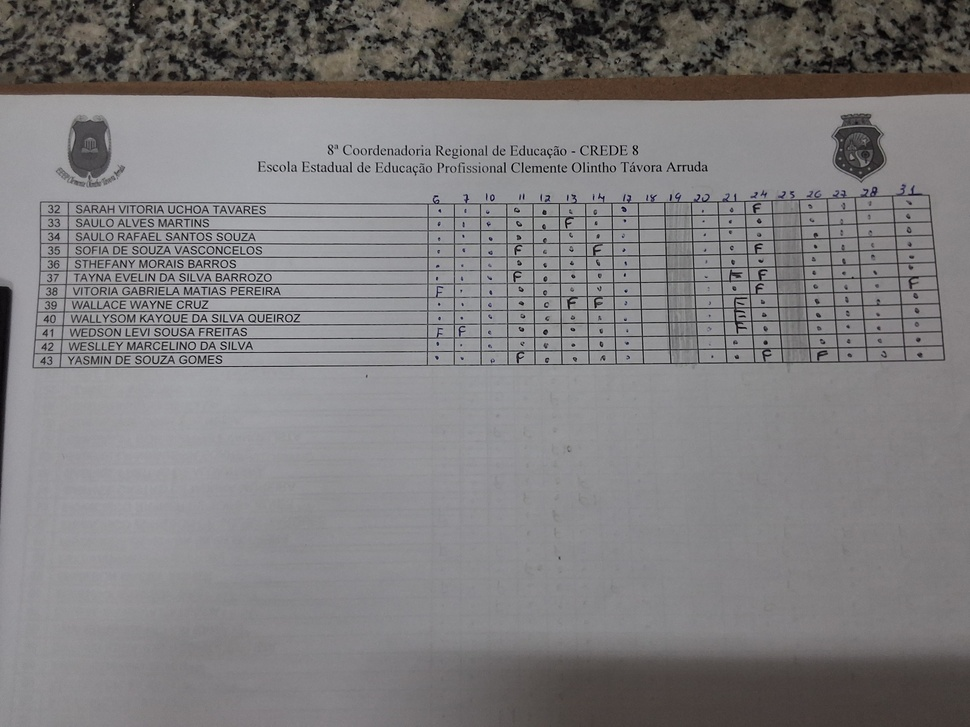
#> input picture img/folha_teste_1 (1).jpg, 970 x 727 px, shrunk from 3264 x 2448 before the run
$ python -i classificador_celulas.py   (imports and definitions only)
#> lines starting #> are read from the running program, lines starting #| are printed output that depends on the picture; after the words box and inside, x2 and y2 are one past the last pixel; in counts of white or black regions, pixels touching at a corner belong together
#> further down, picture is the input picture: shape (727, 970, 3); mean B, G, R 125.8, 124.6, 126.6

import cv2
import numpy as np


# ==================================================
# 1. PRÉ-PROCESSAMENTO DAS CÉLULAS
# ==================================================

def preprocessar_celula(imagem_celula, margem=2):
    """
    Prepara uma célula para análise das marcações.

    Etapas:
        1. Conversão para tons de cinza
        2. Remoção de bordas
        3. Suavização
        4. Binarização

    Retorna:
        Imagem binária com as marcações em branco
        e o fundo em preto.
    """
#> called with margem = 2

    # ----------------------------------------------
    # 1.1. Conversão para escala de cinza
    # ----------------------------------------------

    if imagem_celula.ndim == 3:

        imagem_cinza = cv2.cvtColor(
            imagem_celula,
            cv2.COLOR_BGR2GRAY
        )

    else:
        imagem_cinza = imagem_celula.copy()

    # ----------------------------------------------
    # 1.2. Remoção de bordas
    # ----------------------------------------------

    altura, largura = imagem_cinza.shape
#> altura = 727; largura = 970

    if altura > 2 * margem and largura > 2 * margem:

        imagem_cinza = imagem_cinza[
            margem:altura - margem,
            margem:largura - margem
        ]
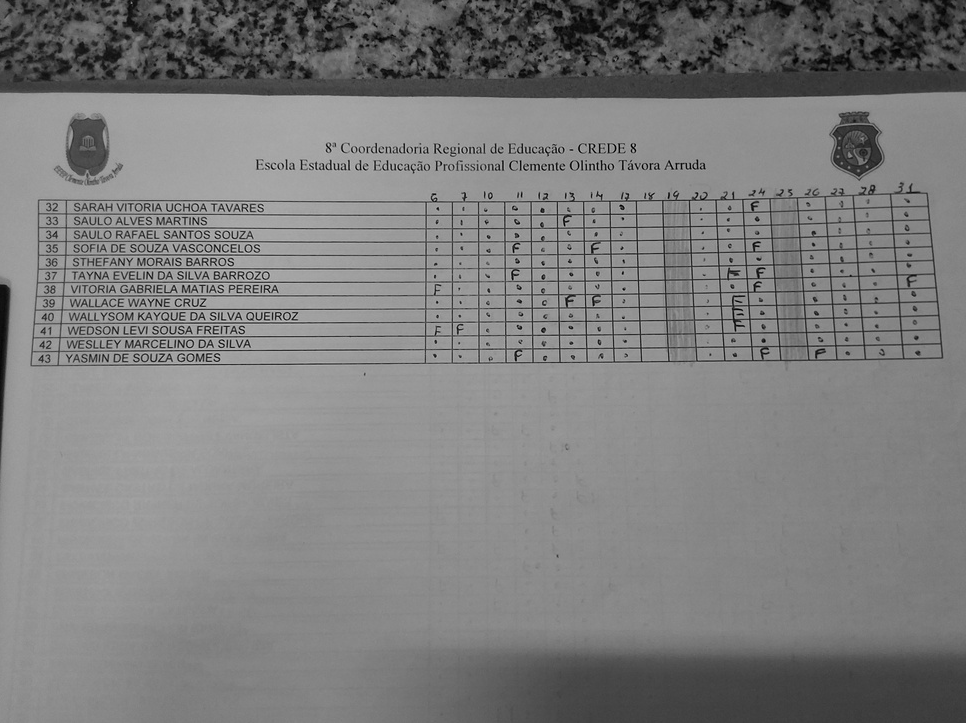
#> imagem_cinza: shape (723, 966); min 0, max 206, mean 125.7

    # ----------------------------------------------
    # 1.3. Suavização da imagem
    # ----------------------------------------------

    imagem_suavizada = cv2.GaussianBlur(
        imagem_cinza,
        (3, 3),
        0
    )

    # ----------------------------------------------
    # 1.4. Binarização pelo método de Otsu
    # ----------------------------------------------

    _, imagem_binaria = cv2.threshold(
        imagem_suavizada,
        0,
        255,
        cv2.THRESH_BINARY_INV + cv2.THRESH_OTSU
    )
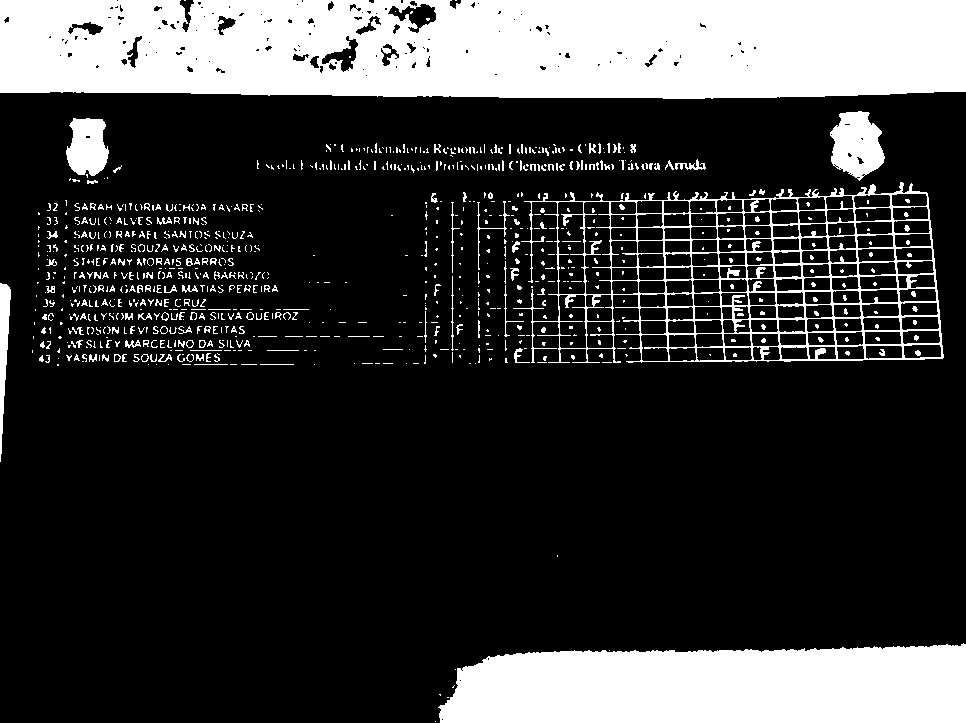
#> imagem_binaria: shape (723, 966); 22.4% white; 928 white regions (729 under 20 px), largest, box (x1, y1, x2, y2) and area: (0, 0, 966, 99) 89041, (438, 643, 966, 723) 37134, (513, 182, 944, 363) 13273

    return imagem_binaria

# [72 lines left out: function analisar_componentes, not called in this run]

>>> import cv2
>>> picture = cv2.imread('../img/folha_teste_1 (1).jpg')
>>> result = preprocessar_celula(picture)

$ run again, on img/folha_teste_1 (2).jpg
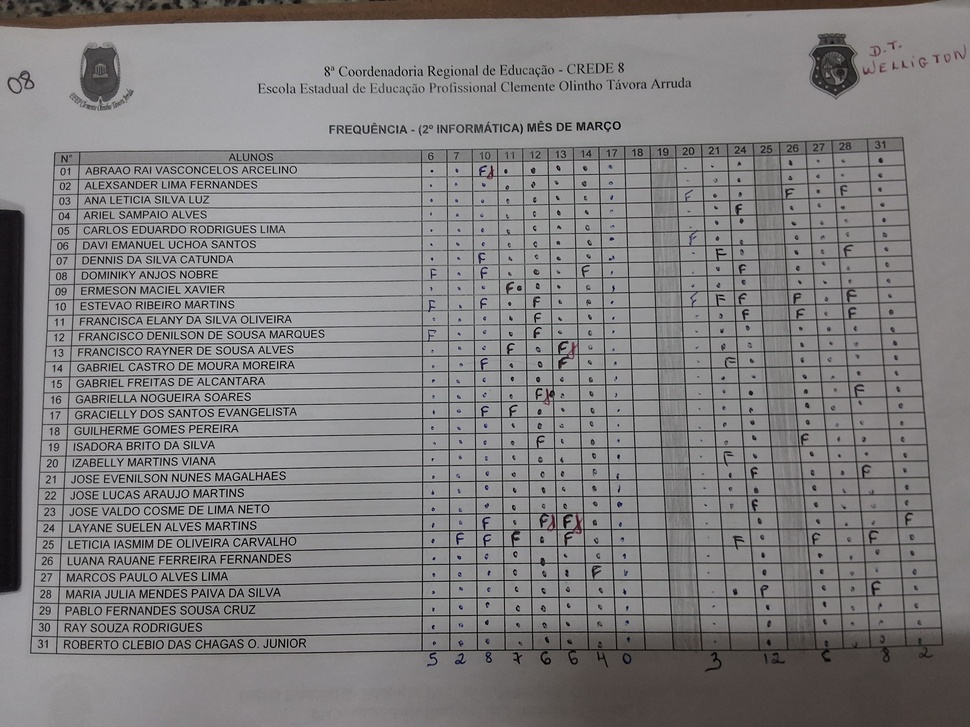
#> input picture img/folha_teste_1 (2).jpg, 970 x 727 px, shrunk from 3264 x 2448 before the run
#> picture is the input picture: shape (727, 970, 3); mean B, G, R 128.2, 127.6, 129.5
#> in preprocessar_celula, `imagem_cinza = imagem_cinza[ margem:altura - margem, margem:largura - ..`:
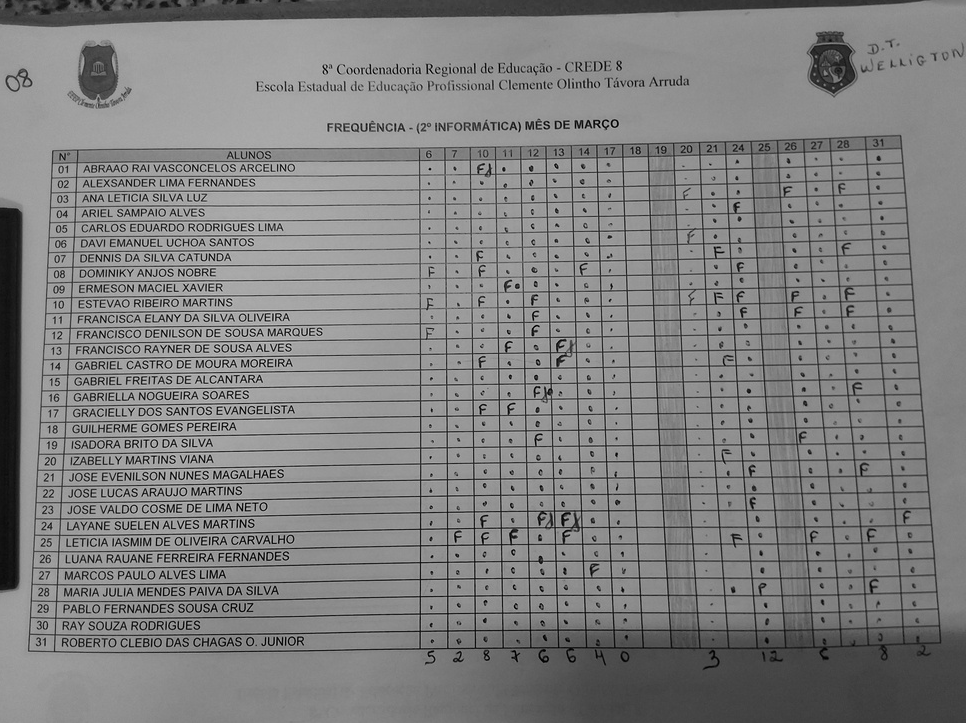
#> imagem_cinza: shape (723, 966); min 0, max 219, mean 128.6
#> in preprocessar_celula, `_, imagem_binaria = cv2.threshold( imagem_suavizada, 0, 255, cv2.THRES..`:
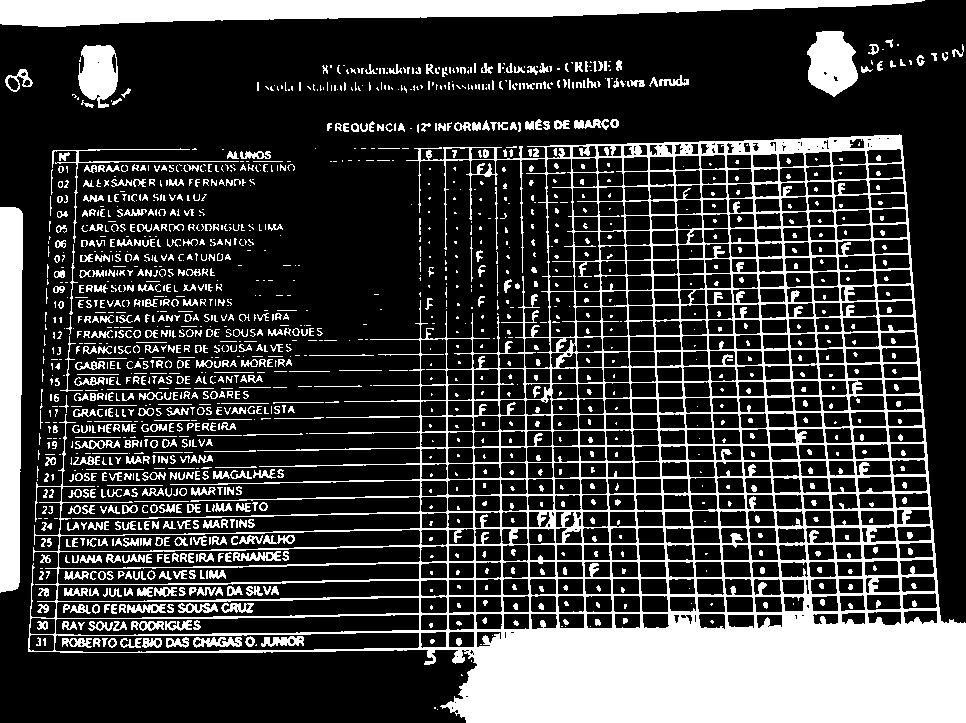
#> imagem_binaria: shape (723, 966); 24.5% white; 1543 white regions (883 under 20 px), largest, box (x1, y1, x2, y2) and area: (28, 134, 966, 723) 107357, (0, 0, 925, 27) 14996, (0, 207, 23, 593) 8164
